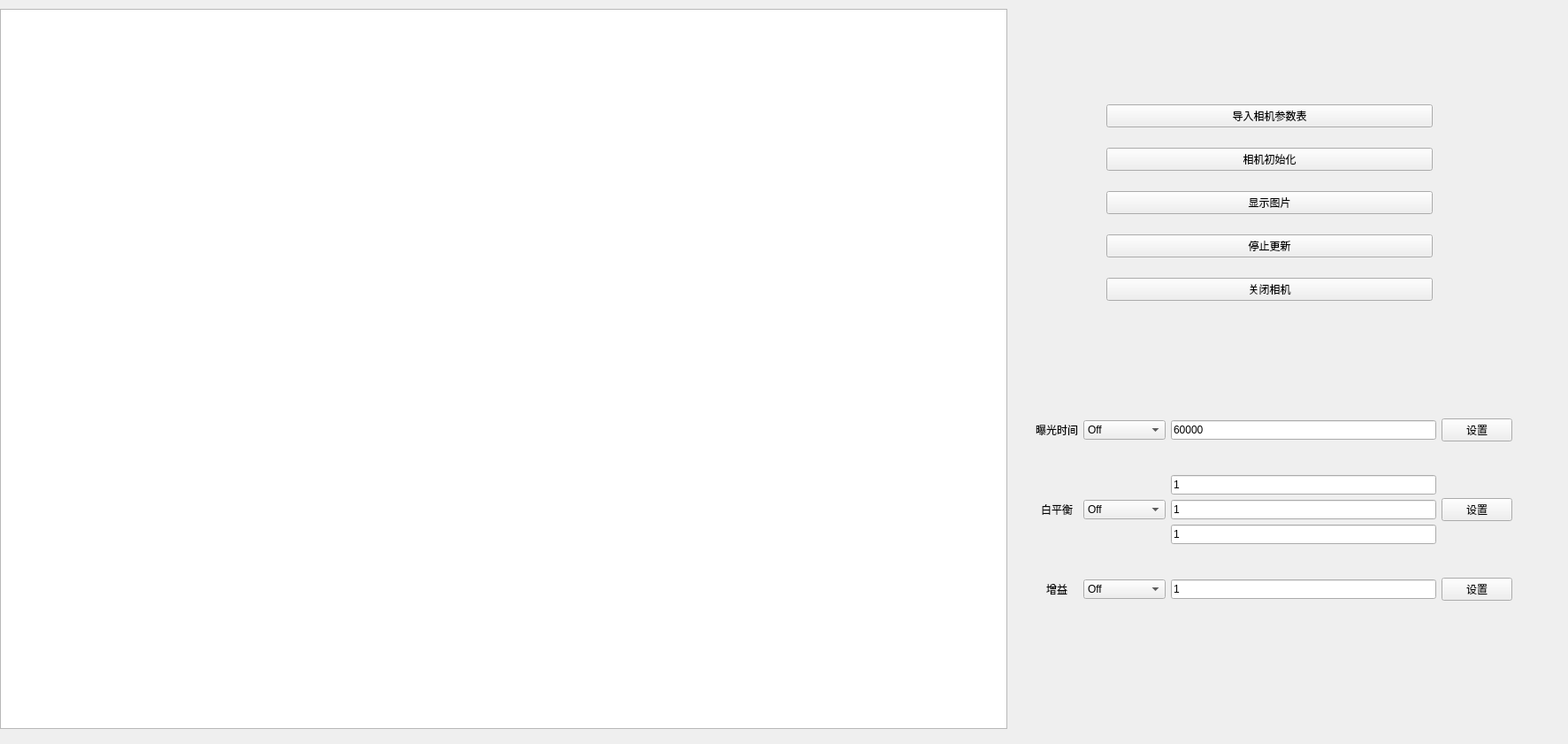
<?xml version="1.0" encoding="UTF-8"?>
<ui version="4.0">
 <class>ImageShow</class>
 <widget class="QWidget" name="ImageShow">
  <property name="geometry">
   <rect>
    <x>0</x>
    <y>0</y>
    <width>1773</width>
    <height>841</height>
   </rect>
  </property>
  <property name="windowTitle">
   <string>ImageShow</string>
  </property>
  <widget class="HighGraphicsView" name="graphicsView">
   <property name="geometry">
    <rect>
     <x>0</x>
     <y>10</y>
     <width>1139</width>
     <height>814</height>
    </rect>
   </property>
  </widget>
  <widget class="QWidget" name="gridLayoutWidget">
   <property name="geometry">
    <rect>
     <x>1160</x>
     <y>430</y>
     <width>561</width>
     <height>295</height>
    </rect>
   </property>
   <layout class="QGridLayout" name="gridLayout">
    <item row="1" column="1">
     <widget class="QComboBox" name="white_balance_combo_box">
      <item>
       <property name="text">
        <string>Off</string>
       </property>
      </item>
      <item>
       <property name="text">
        <string>Continuous</string>
       </property>
      </item>
      <item>
       <property name="text">
        <string>Once</string>
       </property>
      </item>
     </widget>
    </item>
    <item row="0" column="0">
     <widget class="QLabel" name="label">
      <property name="text">
       <string>曝光时间</string>
      </property>
     </widget>
    </item>
    <item row="1" column="0" alignment="Qt::AlignHCenter">
     <widget class="QLabel" name="label_5">
      <property name="text">
       <string>白平衡</string>
      </property>
     </widget>
    </item>
    <item row="0" column="3">
     <widget class="QPushButton" name="exposition_button">
      <property name="text">
       <string>设置</string>
      </property>
     </widget>
    </item>
    <item row="0" column="1">
     <widget class="QComboBox" name="expostion_combo_box">
      <item>
       <property name="text">
        <string>Off</string>
       </property>
      </item>
      <item>
       <property name="text">
        <string>Continuous</string>
       </property>
      </item>
      <item>
       <property name="text">
        <string>Once</string>
       </property>
      </item>
     </widget>
    </item>
    <item row="1" column="2">
     <layout class="QVBoxLayout" name="verticalLayout">
      <item>
       <widget class="QLineEdit" name="lineEdit_2">
        <property name="text">
         <string>1</string>
        </property>
       </widget>
      </item>
      <item>
       <widget class="QLineEdit" name="lineEdit_3">
        <property name="text">
         <string>1</string>
        </property>
       </widget>
      </item>
      <item>
       <widget class="QLineEdit" name="lineEdit_4">
        <property name="text">
         <string>1</string>
        </property>
       </widget>
      </item>
     </layout>
    </item>
    <item row="1" column="3">
     <widget class="QPushButton" name="white_balance_button">
      <property name="text">
       <string>设置</string>
      </property>
     </widget>
    </item>
    <item row="2" column="3">
     <widget class="QPushButton" name="gain_button">
      <property name="text">
       <string>设置</string>
      </property>
     </widget>
    </item>
    <item row="2" column="2">
     <widget class="QLineEdit" name="lineEdit_5">
      <property name="text">
       <string>1</string>
      </property>
     </widget>
    </item>
    <item row="0" column="2">
     <widget class="QLineEdit" name="lineEdit">
      <property name="text">
       <string>60000</string>
      </property>
     </widget>
    </item>
    <item row="2" column="0" alignment="Qt::AlignHCenter">
     <widget class="QLabel" name="label_6">
      <property name="text">
       <string>增益</string>
      </property>
     </widget>
    </item>
    <item row="2" column="1">
     <widget class="QComboBox" name="gain_combo_box">
      <item>
       <property name="text">
        <string>Off</string>
       </property>
      </item>
      <item>
       <property name="text">
        <string>Continuous</string>
       </property>
      </item>
      <item>
       <property name="text">
        <string>Once</string>
       </property>
      </item>
     </widget>
    </item>
   </layout>
  </widget>
  <widget class="QWidget" name="verticalLayoutWidget">
   <property name="geometry">
    <rect>
     <x>1240</x>
     <y>90</y>
     <width>391</width>
     <height>280</height>
    </rect>
   </property>
   <layout class="QVBoxLayout" name="verticalLayout_2">
    <item>
     <widget class="QPushButton" name="config_button">
      <property name="text">
       <string>导入相机参数表</string>
      </property>
     </widget>
    </item>
    <item>
     <widget class="QPushButton" name="pushButton_2">
      <property name="text">
       <string>相机初始化</string>
      </property>
     </widget>
    </item>
    <item>
     <widget class="QPushButton" name="pushButton_7">
      <property name="text">
       <string>显示图片</string>
      </property>
     </widget>
    </item>
    <item>
     <widget class="QPushButton" name="pushButton_3">
      <property name="text">
       <string>停止更新</string>
      </property>
     </widget>
    </item>
    <item>
     <widget class="QPushButton" name="pushButton">
      <property name="text">
       <string>关闭相机</string>
      </property>
     </widget>
    </item>
   </layout>
  </widget>
 </widget>
 <layoutdefault spacing="6" margin="11"/>
 <customwidgets>
  <customwidget>
   <class>HighGraphicsView</class>
   <extends>QGraphicsView</extends>
   <header>HighGraphicsView.h</header>
  </customwidget>
 </customwidgets>
 <resources/>
 <connections>
  <connection>
   <sender>pushButton_7</sender>
   <signal>clicked()</signal>
   <receiver>ImageShow</receiver>
   <slot>show_picture()</slot>
   <hints>
    <hint type="sourcelabel">
     <x>1460</x>
     <y>222</y>
    </hint>
    <hint type="destinationlabel">
     <x>1713</x>
     <y>194</y>
    </hint>
   </hints>
  </connection>
  <connection>
   <sender>pushButton_3</sender>
   <signal>clicked()</signal>
   <receiver>ImageShow</receiver>
   <slot>close_camera()</slot>
   <hints>
    <hint type="sourcelabel">
     <x>1478</x>
     <y>291</y>
    </hint>
    <hint type="destinationlabel">
     <x>1711</x>
     <y>275</y>
    </hint>
   </hints>
  </connection>
  <connection>
   <sender>exposition_button</sender>
   <signal>clicked()</signal>
   <receiver>ImageShow</receiver>
   <slot>on_set_exposition()</slot>
   <hints>
    <hint type="sourcelabel">
     <x>1649</x>
     <y>468</y>
    </hint>
    <hint type="destinationlabel">
     <x>1710</x>
     <y>387</y>
    </hint>
   </hints>
  </connection>
  <connection>
   <sender>white_balance_button</sender>
   <signal>clicked()</signal>
   <receiver>ImageShow</receiver>
   <slot>on_set_white_balance()</slot>
   <hints>
    <hint type="sourcelabel">
     <x>1653</x>
     <y>585</y>
    </hint>
    <hint type="destinationlabel">
     <x>1729</x>
     <y>636</y>
    </hint>
   </hints>
  </connection>
  <connection>
   <sender>gain_button</sender>
   <signal>clicked()</signal>
   <receiver>ImageShow</receiver>
   <slot>on_set_gain()</slot>
   <hints>
    <hint type="sourcelabel">
     <x>1614</x>
     <y>688</y>
    </hint>
    <hint type="destinationlabel">
     <x>1614</x>
     <y>744</y>
    </hint>
   </hints>
  </connection>
  <connection>
   <sender>pushButton_2</sender>
   <signal>clicked()</signal>
   <receiver>ImageShow</receiver>
   <slot>camera_init()</slot>
   <hints>
    <hint type="sourcelabel">
     <x>1568</x>
     <y>176</y>
    </hint>
    <hint type="destinationlabel">
     <x>1696</x>
     <y>143</y>
    </hint>
   </hints>
  </connection>
 </connections>
 <slots>
  <slot>show_picture()</slot>
  <slot>camera_init()</slot>
  <slot>close_camera()</slot>
  <slot>on_set_exposition()</slot>
  <slot>on_set_white_balance()</slot>
  <slot>on_set_gain()</slot>
 </slots>
</ui>
